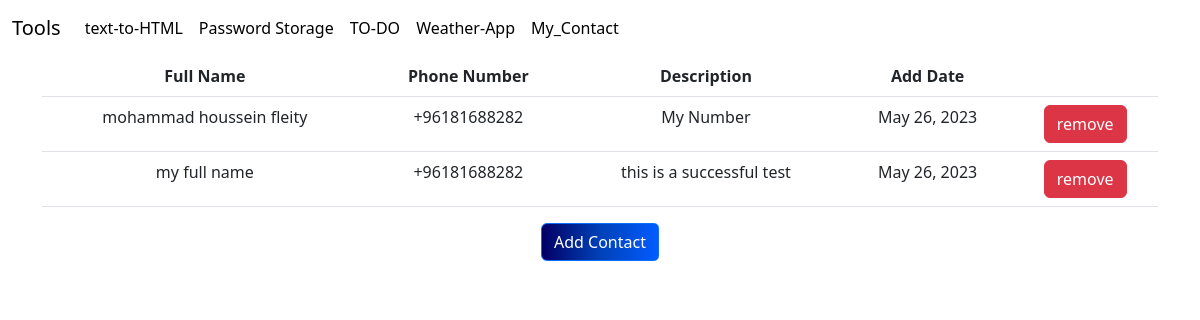
/My_Contact/, run on the app's committed database.
### My_Contact/models.py (models this page shows, shortened)
class Contacts(models.Model):
    full_name = models.CharField(max_length=255)
    phone_number = models.CharField(max_length=255)
    description = models.CharField(max_length=610)
    create_date = models.DateField(default=timezone.now)

### My_Contact/views.py (the view)
# urls.py: path('', views.index, name='index'),
def index(request):
    contacts = Contacts.objects.all()
    return render(request, 'My_Contact/index.html', {'Contacts': contacts})

### My_Contact/templates/My_Contact/index.html (shortened to what this page needs)
{% extends 'base.html' %} {% block content %}
<div class="text-center container">
  <table class="table">
    <thead>
      <tr class="gradient-custom-2 text-white">
        <th>Full Name</th>
        <th>Phone Number</th>
        <th>Description</th>
        <th>Add Date</th>
        <th></th>
      </tr>
    </thead>
    <tbody>
      {% for Contact in Contacts %}
      <tr>
        <td>{{Contact.full_name}}</td>
        <td>{{Contact.phone_number}}</td>
        <td>{{Contact.description}}</td>
        <td>{{Contact.create_date}}</td>
        <td>
          <form
            action="deleteContact/{{Contact.id}}"
            method="POST"
            class="d-inline-block"
          >
            <button value="remove" type="submit" class="btn btn-danger">
              remove
            </button>
          </form>
        </td>
      </tr>
      {% endfor %}
    </tbody>
  </table>
  <a
    class="btn btn-primary btn-block fa-lg gradient-custom-2 mb-3"
    href="{% url 'My_Contact:AddContact' %}"
  >
    Add Contact
  </a>
</div>
{% endblock %}

### templates/base.html (style rules this page uses)
.gradient-custom-2 { background: #020064; background: -webkit-linear-gradient( to right, #020064, #0041b8, #035cff ); background: linear-gradient(to right, #020064, #0041b8, #035cff); }
@media (min-width: 769px) { .gradient-custom-2 { border-top-right-radius: 0.3rem; border-bottom-right-radius: 0.3rem; } }

### data on the page
Contacts: full_name "mohammad houssein fleity", phone_number "+96181688282", description "My Number", create_date "May 26, 2023"
Contacts: full_name "my full name", phone_number "+96181688282", description "this is a successful test", create_date "May 26, 2023"
